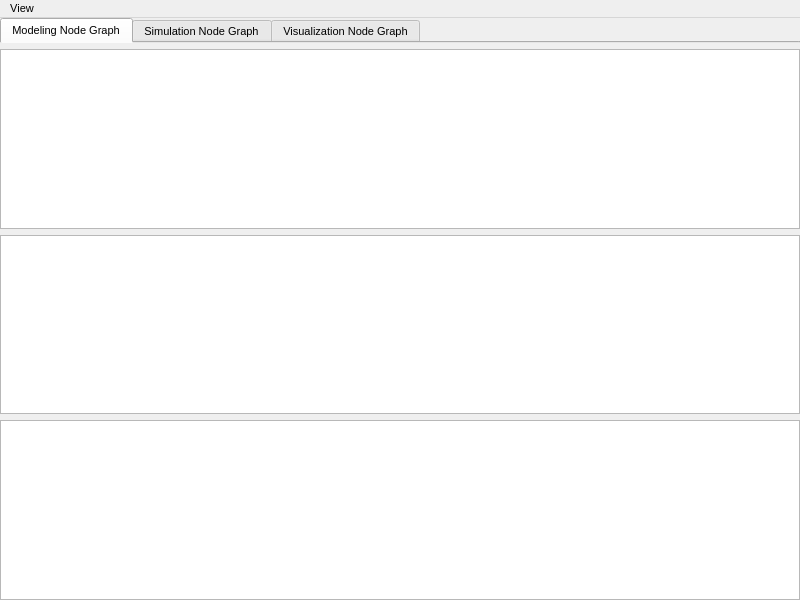
<?xml version="1.0" encoding="UTF-8"?>
<ui version="4.0">
 <class>NENodeGraphEditorWindow</class>
 <widget class="QMainWindow" name="NENodeGraphEditorWindow">
  <property name="geometry">
   <rect>
    <x>0</x>
    <y>0</y>
    <width>800</width>
    <height>600</height>
   </rect>
  </property>
  <property name="font">
   <font>
    <pointsize>8</pointsize>
   </font>
  </property>
  <property name="windowTitle">
   <string>Node Graph Editor</string>
  </property>
  <property name="windowIcon">
   <iconset resource="../../neutrino.qrc">
    <normaloff>:/Neutrino/Resources/16_32/nodegraphEditor_16.png</normaloff>:/Neutrino/Resources/16_32/nodegraphEditor_16.png</iconset>
  </property>
  <widget class="QWidget" name="centralwidget">
   <layout class="QVBoxLayout" name="verticalLayout">
    <property name="leftMargin">
     <number>0</number>
    </property>
    <property name="topMargin">
     <number>0</number>
    </property>
    <property name="rightMargin">
     <number>0</number>
    </property>
    <property name="bottomMargin">
     <number>0</number>
    </property>
    <item>
     <widget class="QTabWidget" name="nodeTabWidget">
      <property name="enabled">
       <bool>true</bool>
      </property>
      <property name="sizePolicy">
       <sizepolicy hsizetype="Minimum" vsizetype="Minimum">
        <horstretch>0</horstretch>
        <verstretch>0</verstretch>
       </sizepolicy>
      </property>
      <property name="maximumSize">
       <size>
        <width>16777215</width>
        <height>25</height>
       </size>
      </property>
      <property name="focusPolicy">
       <enum>Qt::TabFocus</enum>
      </property>
      <property name="contextMenuPolicy">
       <enum>Qt::NoContextMenu</enum>
      </property>
      <property name="currentIndex">
       <number>0</number>
      </property>
      <property name="usesScrollButtons">
       <bool>false</bool>
      </property>
      <widget class="QWidget" name="modeling_node">
       <property name="sizePolicy">
        <sizepolicy hsizetype="Expanding" vsizetype="Fixed">
         <horstretch>0</horstretch>
         <verstretch>0</verstretch>
        </sizepolicy>
       </property>
       <attribute name="title">
        <string>Modeling Node Graph</string>
       </attribute>
      </widget>
      <widget class="QWidget" name="simulation_node">
       <attribute name="title">
        <string>Simulation Node Graph</string>
       </attribute>
      </widget>
      <widget class="QWidget" name="visualization_node">
       <attribute name="title">
        <string>Visualization Node Graph</string>
       </attribute>
      </widget>
     </widget>
    </item>
    <item>
     <widget class="NENodeGraphEditor" name="simulationNodeGraphicsView"/>
    </item>
    <item>
     <widget class="NENodeGraphEditor" name="visualizationNodeGraphicsView"/>
    </item>
    <item>
     <widget class="NENodeGraphEditor" name="modelingNodeGraphicsView">
      <property name="verticalScrollBarPolicy">
       <enum>Qt::ScrollBarAlwaysOff</enum>
      </property>
      <property name="horizontalScrollBarPolicy">
       <enum>Qt::ScrollBarAlwaysOff</enum>
      </property>
      <property name="renderHints">
       <set>QPainter::Antialiasing|QPainter::TextAntialiasing</set>
      </property>
     </widget>
    </item>
   </layout>
  </widget>
  <widget class="NEMenuBar" name="menubar">
   <property name="geometry">
    <rect>
     <x>0</x>
     <y>0</y>
     <width>800</width>
     <height>29</height>
    </rect>
   </property>
   <property name="nativeMenuBar">
    <bool>false</bool>
   </property>
   <widget class="QMenu" name="menuView">
    <property name="title">
     <string>View</string>
    </property>
    <widget class="QMenu" name="menuCurve">
     <property name="title">
      <string>Connections</string>
     </property>
     <widget class="QMenu" name="menuCurve_degree">
      <property name="title">
       <string>Curve degree</string>
      </property>
      <addaction name="actionLinear"/>
      <addaction name="actionQuadratic"/>
      <addaction name="actionCubic"/>
     </widget>
     <widget class="QMenu" name="menuType">
      <property name="title">
       <string>Type</string>
      </property>
      <addaction name="actionAll"/>
      <addaction name="actionNode_connections"/>
      <addaction name="actionProperty_connections"/>
      <addaction name="actionInternal_connections"/>
     </widget>
     <addaction name="separator"/>
     <addaction name="menuCurve_degree"/>
     <addaction name="menuType"/>
    </widget>
    <widget class="QMenu" name="menuLayout">
     <property name="title">
      <string>Layout</string>
     </property>
     <addaction name="actionRandom"/>
     <addaction name="actionCircle"/>
     <addaction name="actionForce_Directed"/>
     <addaction name="actionSpring"/>
    </widget>
    <widget class="QMenu" name="menuFilter">
     <property name="title">
      <string>Filter</string>
     </property>
     <widget class="QMenu" name="menuPort">
      <property name="title">
       <string>By Connection Type</string>
      </property>
      <addaction name="actionShow_ALL"/>
      <addaction name="actionAny"/>
      <addaction name="actionKIOParticles"/>
      <addaction name="actionKIOTriangleMesh"/>
      <addaction name="actionKIOForceField"/>
      <addaction name="actionKIOExtent"/>
      <addaction name="actionKIOVolume"/>
      <addaction name="actionKIOFlowRate"/>
      <addaction name="actionKIOFluidHeight"/>
      <addaction name="actionKIONumParticles"/>
      <addaction name="actionKIONumParticlesDrain"/>
      <addaction name="actionKIOHydrostaticPressure"/>
      <addaction name="actionKIOFluid"/>
      <addaction name="actionKIORigid"/>
      <addaction name="actionKIOMeasurement"/>
      <addaction name="actionKIOGizmo"/>
      <addaction name="actionKIOGeoConversion"/>
     </widget>
     <widget class="QMenu" name="menuBy_Node_Type">
      <property name="geometry">
       <rect>
        <x>2047</x>
        <y>183</y>
        <width>320</width>
        <height>1120</height>
       </rect>
      </property>
      <property name="maximumSize">
       <size>
        <width>16777215</width>
        <height>16777215</height>
       </size>
      </property>
      <property name="title">
       <string>By Node Type</string>
      </property>
      <addaction name="actionNode_All"/>
      <addaction name="actionKObjectExperimental"/>
      <addaction name="actionkObjectFluid"/>
      <addaction name="actionkObjectChemistry"/>
      <addaction name="actionkObjectParticleFluidSolver"/>
      <addaction name="actionKObjectParticleRigid"/>
      <addaction name="actionKObjectParticleDeformable"/>
      <addaction name="actionKObjectRigidSolver"/>
      <addaction name="actionKObjectKiller"/>
      <addaction name="actionkObjectGridFluidSolver"/>
      <addaction name="actionKObjectCollider"/>
      <addaction name="actionKObjectMeshing"/>
      <addaction name="actionKObjectMaterial"/>
      <addaction name="actionKObjectSecondaryParticles"/>
      <addaction name="actionKObjectParticleSource"/>
      <addaction name="actionKObjectMSS"/>
      <addaction name="actionKObjectParticleSand"/>
      <addaction name="actionKObjectCamera"/>
      <addaction name="actionKObjectLight"/>
      <addaction name="actionKObjectMeshPP"/>
      <addaction name="actionKObjectDataField"/>
      <addaction name="actionKObjectForceField"/>
      <addaction name="actionKObjectParticleEmitter"/>
      <addaction name="actionKObjectMeshVolumeOP"/>
      <addaction name="actionKObjectVolumeOP"/>
      <addaction name="actionKObjectMeasurementField"/>
      <addaction name="actionKObjectGroup"/>
      <addaction name="actionKObjectDataCollector"/>
      <addaction name="actionKObjectGhostVolume"/>
      <addaction name="actionKObjectOSD"/>
      <addaction name="actionKObjectClipPlane"/>
      <addaction name="actionKObjectGizmo"/>
      <addaction name="actionKObjectGVDB"/>
      <addaction name="actionKObjectDualBoundary"/>
      <addaction name="actionKObjectConstrainer"/>
     </widget>
     <addaction name="menuPort"/>
     <addaction name="menuBy_Node_Type"/>
     <addaction name="actionBy_Node_Without_Connection"/>
    </widget>
    <addaction name="menuCurve"/>
    <addaction name="menuLayout"/>
    <addaction name="menuFilter"/>
    <addaction name="actionFrame_Selection"/>
    <addaction name="actionSnap_to_Grid"/>
   </widget>
   <addaction name="menuView"/>
  </widget>
  <action name="actionLinear">
   <property name="checkable">
    <bool>true</bool>
   </property>
   <property name="text">
    <string>Linear</string>
   </property>
  </action>
  <action name="actionQuadratic">
   <property name="checkable">
    <bool>true</bool>
   </property>
   <property name="text">
    <string>Quadratic</string>
   </property>
  </action>
  <action name="actionCubic">
   <property name="checkable">
    <bool>true</bool>
   </property>
   <property name="checked">
    <bool>true</bool>
   </property>
   <property name="text">
    <string>Cubic</string>
   </property>
  </action>
  <action name="actionAll">
   <property name="checkable">
    <bool>true</bool>
   </property>
   <property name="text">
    <string>All</string>
   </property>
  </action>
  <action name="actionNode_connections">
   <property name="checkable">
    <bool>true</bool>
   </property>
   <property name="checked">
    <bool>true</bool>
   </property>
   <property name="text">
    <string>Node connections</string>
   </property>
  </action>
  <action name="actionProperty_connections">
   <property name="checkable">
    <bool>true</bool>
   </property>
   <property name="text">
    <string>Property connections</string>
   </property>
  </action>
  <action name="actionInternal_connections">
   <property name="checkable">
    <bool>true</bool>
   </property>
   <property name="text">
    <string>Internal connections</string>
   </property>
  </action>
  <action name="actionRandom">
   <property name="text">
    <string>Random</string>
   </property>
   <property name="shortcut">
    <string>Ctrl+L, Ctrl+R</string>
   </property>
  </action>
  <action name="actionCircle">
   <property name="text">
    <string>Circle</string>
   </property>
   <property name="shortcut">
    <string>Ctrl+L, Ctrl+C</string>
   </property>
  </action>
  <action name="actionForce_Directed">
   <property name="text">
    <string>Force Directed</string>
   </property>
   <property name="shortcut">
    <string>Ctrl+L, Ctrl+F</string>
   </property>
  </action>
  <action name="actionSpring">
   <property name="text">
    <string>Spring</string>
   </property>
   <property name="shortcut">
    <string>Ctrl+L, Ctrl+S</string>
   </property>
  </action>
  <action name="actionAny">
   <property name="checkable">
    <bool>true</bool>
   </property>
   <property name="text">
    <string>Any</string>
   </property>
  </action>
  <action name="actionShow_ALL">
   <property name="checkable">
    <bool>true</bool>
   </property>
   <property name="checked">
    <bool>true</bool>
   </property>
   <property name="text">
    <string>All</string>
   </property>
  </action>
  <action name="actionKIOParticles">
   <property name="checkable">
    <bool>true</bool>
   </property>
   <property name="text">
    <string>kIOParticles</string>
   </property>
  </action>
  <action name="actionKIOTriangleMesh">
   <property name="checkable">
    <bool>true</bool>
   </property>
   <property name="text">
    <string>kIOTriangleMesh</string>
   </property>
  </action>
  <action name="actionKIOForceField">
   <property name="checkable">
    <bool>true</bool>
   </property>
   <property name="text">
    <string>kIOForceField</string>
   </property>
  </action>
  <action name="actionKIOExtent">
   <property name="checkable">
    <bool>true</bool>
   </property>
   <property name="text">
    <string>kIOExtent</string>
   </property>
  </action>
  <action name="actionKIOVolume">
   <property name="checkable">
    <bool>true</bool>
   </property>
   <property name="text">
    <string>kIOVolume</string>
   </property>
  </action>
  <action name="actionKIOFlowRate">
   <property name="checkable">
    <bool>true</bool>
   </property>
   <property name="text">
    <string>kIOFlowRate</string>
   </property>
  </action>
  <action name="actionKIOFluidHeight">
   <property name="checkable">
    <bool>true</bool>
   </property>
   <property name="text">
    <string>kIOFluidHeight</string>
   </property>
  </action>
  <action name="actionKIONumParticles">
   <property name="checkable">
    <bool>true</bool>
   </property>
   <property name="text">
    <string>kIONumParticles</string>
   </property>
  </action>
  <action name="actionKIONumParticlesDrain">
   <property name="checkable">
    <bool>true</bool>
   </property>
   <property name="text">
    <string>kIONumParticlesDrain</string>
   </property>
  </action>
  <action name="actionKIOHydrostaticPressure">
   <property name="checkable">
    <bool>true</bool>
   </property>
   <property name="text">
    <string>kIOHydrostaticPressure</string>
   </property>
  </action>
  <action name="actionKIOFluid">
   <property name="checkable">
    <bool>true</bool>
   </property>
   <property name="text">
    <string>kIOFluid</string>
   </property>
  </action>
  <action name="actionKIORigid">
   <property name="checkable">
    <bool>true</bool>
   </property>
   <property name="text">
    <string>kIORigid</string>
   </property>
  </action>
  <action name="actionKIOMeasurement">
   <property name="checkable">
    <bool>true</bool>
   </property>
   <property name="text">
    <string>kIOMeasurement</string>
   </property>
  </action>
  <action name="actionKIOGizmo">
   <property name="checkable">
    <bool>true</bool>
   </property>
   <property name="text">
    <string>kIOGizmo</string>
   </property>
  </action>
  <action name="actionKIOGeoConversion">
   <property name="checkable">
    <bool>true</bool>
   </property>
   <property name="text">
    <string>kIOGeoConversion</string>
   </property>
  </action>
  <action name="actionBy_Node_Without_Connection">
   <property name="checkable">
    <bool>true</bool>
   </property>
   <property name="text">
    <string>By Node WithOut Connection</string>
   </property>
  </action>
  <action name="actionNode_All">
   <property name="checkable">
    <bool>true</bool>
   </property>
   <property name="checked">
    <bool>true</bool>
   </property>
   <property name="text">
    <string>All</string>
   </property>
  </action>
  <action name="actionKObjectExperimental">
   <property name="checkable">
    <bool>true</bool>
   </property>
   <property name="text">
    <string>kObjectExperimental</string>
   </property>
  </action>
  <action name="actionkObjectFluid">
   <property name="checkable">
    <bool>true</bool>
   </property>
   <property name="text">
    <string>kObjectFluid</string>
   </property>
  </action>
  <action name="actionkObjectChemistry">
   <property name="checkable">
    <bool>true</bool>
   </property>
   <property name="text">
    <string>kObjectChemistry</string>
   </property>
  </action>
  <action name="actionkObjectParticleFluidSolver">
   <property name="checkable">
    <bool>true</bool>
   </property>
   <property name="text">
    <string>kObjectParticleFluidSolver</string>
   </property>
  </action>
  <action name="actionKObjectParticleRigid">
   <property name="checkable">
    <bool>true</bool>
   </property>
   <property name="text">
    <string>kObjectParticleRigid</string>
   </property>
  </action>
  <action name="actionKObjectParticleDeformable">
   <property name="checkable">
    <bool>true</bool>
   </property>
   <property name="text">
    <string>kObjectParticleDeformable</string>
   </property>
  </action>
  <action name="actionKObjectRigidSolver">
   <property name="checkable">
    <bool>true</bool>
   </property>
   <property name="text">
    <string>kObjectRigidSolver</string>
   </property>
  </action>
  <action name="actionKObjectKiller">
   <property name="checkable">
    <bool>true</bool>
   </property>
   <property name="text">
    <string>kObjectKiller</string>
   </property>
  </action>
  <action name="actionkObjectGridFluidSolver">
   <property name="checkable">
    <bool>true</bool>
   </property>
   <property name="text">
    <string>kObjectGridFluidSolver</string>
   </property>
  </action>
  <action name="actionKObjectCollider">
   <property name="checkable">
    <bool>true</bool>
   </property>
   <property name="text">
    <string>kObjectCollider</string>
   </property>
  </action>
  <action name="actionKObjectMeshing">
   <property name="checkable">
    <bool>true</bool>
   </property>
   <property name="text">
    <string>kObjectMeshing</string>
   </property>
  </action>
  <action name="actionKObjectMaterial">
   <property name="checkable">
    <bool>true</bool>
   </property>
   <property name="text">
    <string>kObjectMaterial</string>
   </property>
  </action>
  <action name="actionKObjectSecondaryParticles">
   <property name="checkable">
    <bool>true</bool>
   </property>
   <property name="text">
    <string>kObjectSecondaryParticles</string>
   </property>
  </action>
  <action name="actionKObjectParticleSource">
   <property name="checkable">
    <bool>true</bool>
   </property>
   <property name="text">
    <string>kObjectParticleSource</string>
   </property>
  </action>
  <action name="actionKObjectMSS">
   <property name="checkable">
    <bool>true</bool>
   </property>
   <property name="text">
    <string>kObjectMSS</string>
   </property>
  </action>
  <action name="actionKObjectParticleSand">
   <property name="checkable">
    <bool>true</bool>
   </property>
   <property name="text">
    <string>kObjectParticleSand</string>
   </property>
  </action>
  <action name="actionKObjectCamera">
   <property name="checkable">
    <bool>true</bool>
   </property>
   <property name="text">
    <string>kObjectCamera</string>
   </property>
  </action>
  <action name="actionKObjectLight">
   <property name="checkable">
    <bool>true</bool>
   </property>
   <property name="text">
    <string>kObjectLight</string>
   </property>
  </action>
  <action name="actionKObjectMeshPP">
   <property name="checkable">
    <bool>true</bool>
   </property>
   <property name="text">
    <string>kObjectMeshPP</string>
   </property>
  </action>
  <action name="actionKObjectDataField">
   <property name="checkable">
    <bool>true</bool>
   </property>
   <property name="text">
    <string>kObjectDataField</string>
   </property>
  </action>
  <action name="actionKObjectForceField">
   <property name="checkable">
    <bool>true</bool>
   </property>
   <property name="text">
    <string>kObjectForceField</string>
   </property>
  </action>
  <action name="actionKObjectParticleEmitter">
   <property name="checkable">
    <bool>true</bool>
   </property>
   <property name="text">
    <string>kObjectParticleEmitter</string>
   </property>
  </action>
  <action name="actionKObjectMeshVolumeOP">
   <property name="checkable">
    <bool>true</bool>
   </property>
   <property name="text">
    <string>kObjectMeshVolumeOP</string>
   </property>
  </action>
  <action name="actionKObjectVolumeOP">
   <property name="checkable">
    <bool>true</bool>
   </property>
   <property name="text">
    <string>kObjectVolumeOP</string>
   </property>
  </action>
  <action name="actionKObjectMeasurementField">
   <property name="checkable">
    <bool>true</bool>
   </property>
   <property name="text">
    <string>kObjectMeasurementField</string>
   </property>
  </action>
  <action name="actionKObjectGroup">
   <property name="checkable">
    <bool>true</bool>
   </property>
   <property name="text">
    <string>kObjectGroup</string>
   </property>
  </action>
  <action name="actionKObjectDataCollector">
   <property name="checkable">
    <bool>true</bool>
   </property>
   <property name="text">
    <string>kObjectDataCollector</string>
   </property>
  </action>
  <action name="actionKObjectGhostVolume">
   <property name="checkable">
    <bool>true</bool>
   </property>
   <property name="text">
    <string>kObjectGhostVolume</string>
   </property>
  </action>
  <action name="actionKObjectConstrainer">
   <property name="checkable">
    <bool>true</bool>
   </property>
   <property name="text">
    <string>kObjectConstrainer</string>
   </property>
  </action>
  <action name="actionKObjectDualBoundary">
   <property name="checkable">
    <bool>true</bool>
   </property>
   <property name="text">
    <string>kObjectDualBoundary</string>
   </property>
  </action>
  <action name="actionKObjectOSD">
   <property name="checkable">
    <bool>true</bool>
   </property>
   <property name="text">
    <string>kObjectOSD</string>
   </property>
  </action>
  <action name="actionKObjectClipPlane">
   <property name="checkable">
    <bool>true</bool>
   </property>
   <property name="text">
    <string>kObjectClipPlane</string>
   </property>
  </action>
  <action name="actionKObjectGizmo">
   <property name="checkable">
    <bool>true</bool>
   </property>
   <property name="text">
    <string>kObjectGizmo</string>
   </property>
  </action>
  <action name="actionKObjectGVDB">
   <property name="checkable">
    <bool>true</bool>
   </property>
   <property name="text">
    <string>kObjectGVDB</string>
   </property>
  </action>
  <action name="actionSimulationNodeGraph">
   <property name="checkable">
    <bool>true</bool>
   </property>
   <property name="text">
    <string>Simulation Node Graph</string>
   </property>
  </action>
  <action name="actionVisualization_Node_Graph">
   <property name="checkable">
    <bool>true</bool>
   </property>
   <property name="text">
    <string>Visualization Node Graph</string>
   </property>
  </action>
  <action name="actionModeling_Node_Graph">
   <property name="checkable">
    <bool>true</bool>
   </property>
   <property name="text">
    <string>Modeling Node Graph</string>
   </property>
  </action>
  <action name="actionAll_Node_Graph">
   <property name="checkable">
    <bool>true</bool>
   </property>
   <property name="checked">
    <bool>true</bool>
   </property>
   <property name="text">
    <string>All</string>
   </property>
  </action>
  <action name="actionFrame_Selection">
   <property name="enabled">
    <bool>true</bool>
   </property>
   <property name="text">
    <string>Frame Selection</string>
   </property>
   <property name="shortcut">
    <string>F</string>
   </property>
  </action>
  <action name="actionSnap_to_Grid">
   <property name="checkable">
    <bool>true</bool>
   </property>
   <property name="text">
    <string>Snap to Grid</string>
   </property>
  </action>
 </widget>
 <customwidgets>
  <customwidget>
   <class>NEMenuBar</class>
   <extends>QMenuBar</extends>
   <header>Widgets/MenuBar/NEMenuBar.h</header>
  </customwidget>
  <customwidget>
   <class>NENodeGraphEditor</class>
   <extends>QGraphicsView</extends>
   <header>Windows/NodeGraphEditor/NENodeGraphEditor.h</header>
  </customwidget>
 </customwidgets>
 <resources>
  <include location="../../neutrino.qrc"/>
 </resources>
 <connections/>
</ui>
